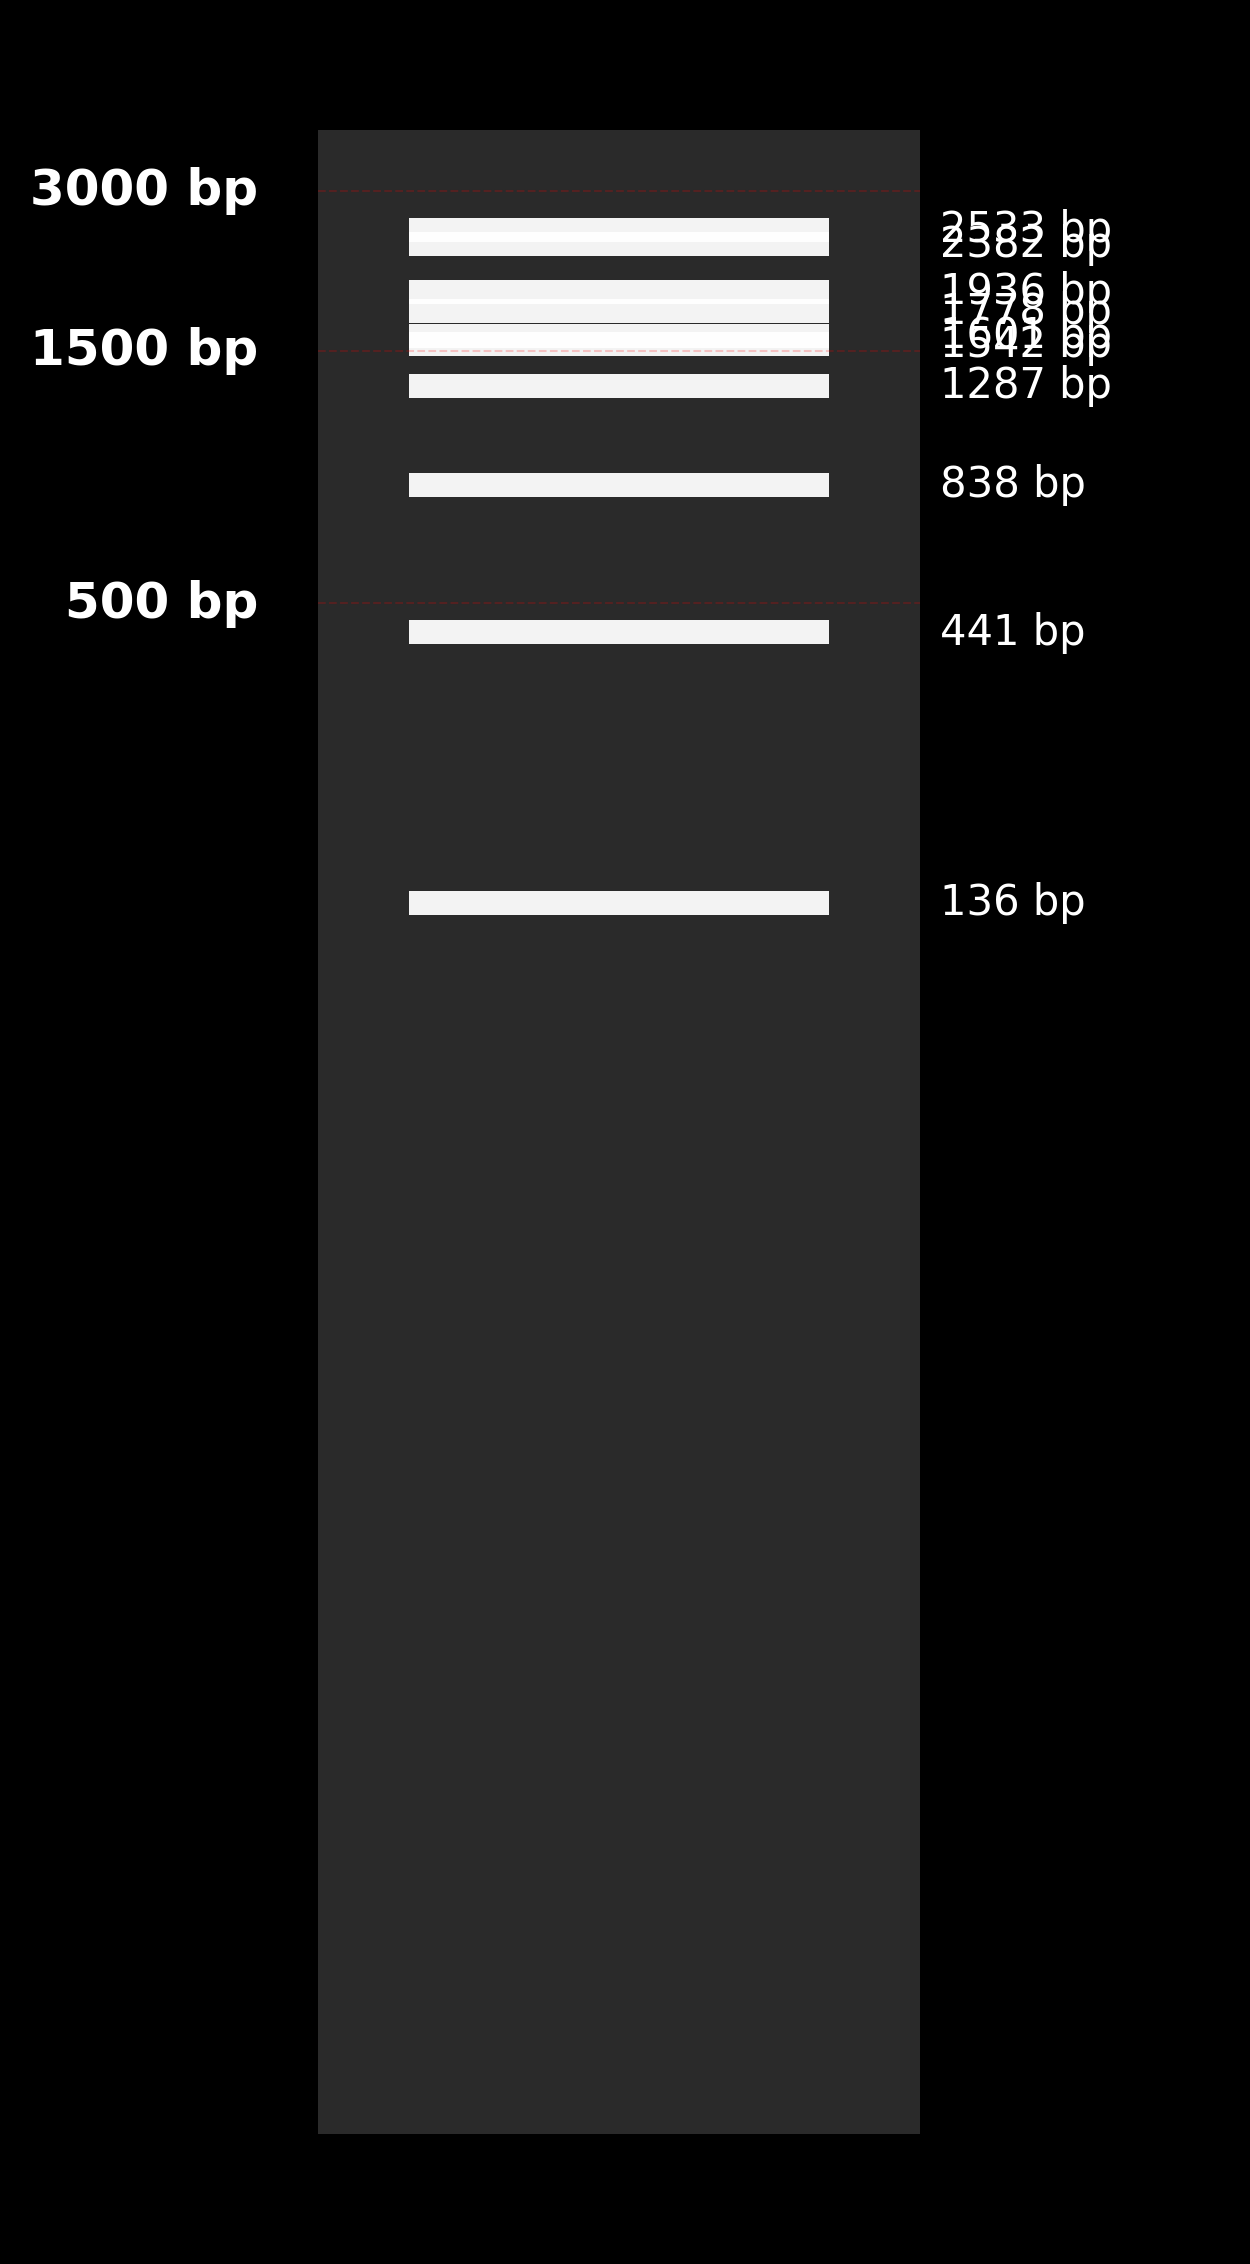

Here is the Python script that generated this plot:
import random
import matplotlib.pyplot as plt
import matplotlib.patches as patches
import numpy as np


def fetch_dna_sequence(min_length=1000, max_length=3000):
    """Generate a simulated DNA sequence within the specified length range"""
    length = random.randint(min_length, max_length)
    sequence = generate_random_sequence(length)
    print(f"Generated sequence of length: {length} bp")

    # Display the DNA sequence
    print("=" * 60)
    print("DNA SEQUENCE")
    print("=" * 60)
    print(sequence)
    print("=" * 60 + "\n")

    return sequence


def generate_random_sequence(length):
    """Generate a random DNA sequence as fallback"""
    bases = ['A', 'T', 'G', 'C']
    return ''.join(random.choice(bases) for _ in range(length))


def generate_fragments(sequence, num_fragments=10, min_size=100, max_size=3000):
    """
    Generate random DNA fragments from the sequence
    """
    fragments = []
    seq_length = len(sequence)

    for i in range(num_fragments):
        # Random fragment size
        fragment_size = random.randint(min_size, min(max_size, seq_length))

        # Random starting position
        start_pos = random.randint(0, seq_length - fragment_size)

        # Extract fragment
        fragment = sequence[start_pos:start_pos + fragment_size]
        fragments.append(fragment)

    return fragments


def calculate_migration_distance(fragment_length, max_length=3000, gel_length=10):
    """
    Calculate migration distance based on fragment length
    Shorter fragments migrate further (inverse relationship)
    """
    # Logarithmic relationship: shorter fragments travel further
    # Normalize to gel length
    migration = gel_length * (1 - np.log(fragment_length) / np.log(max_length))
    return migration


def visualize_gel_electrophoresis(fragments, title="Gel Electrophoresis Simulation"):
    """
    Create a visual representation of gel electrophoresis similar to a real gel photo
    All fragments shown in a single lane
    """
    fig, ax = plt.subplots(figsize=(4, 10), facecolor='black')
    ax.set_facecolor('black')

    # Gel dimensions
    gel_width = 3
    gel_height = 10

    # Draw the gel box (dark gray/black background)
    gel_box = patches.Rectangle((0.5, 0), gel_width, gel_height,
                                linewidth=0,
                                facecolor='#2a2a2a')
    ax.add_patch(gel_box)

    # Calculate max fragment length for scaling
    max_fragment_length = max(len(f) for f in fragments)

    # Add reference markers on the left side
    markers = [3000, 1500, 500]
    for marker_size in markers:
        marker_distance = calculate_migration_distance(marker_size, max_fragment_length, gel_length=gel_height - 1)
        marker_y = gel_height - 0.5 - marker_distance
        ax.text(0.2, marker_y, f'{marker_size} bp',
                ha='right', va='center', fontsize=12,
                fontweight='bold', color='white')
        # Optional: draw reference line
        ax.plot([0.5, 0.5 + gel_width], [marker_y, marker_y],
                'r--', alpha=0.2, linewidth=0.5)

    # Single lane settings
    lane_x_start = 0.5 + gel_width * 0.15
    lane_x_width = gel_width * 0.7

    # Draw DNA bands for each fragment in the SAME lane
    for fragment in fragments:
        frag_length = len(fragment)

        # Calculate migration distance (shorter = further from top)
        migration_distance = calculate_migration_distance(frag_length, max_fragment_length, gel_length=gel_height - 1)

        # Band position (from top of gel)
        band_y = gel_height - 0.5 - migration_distance

        # Draw the DNA band as a horizontal white bar
        band_height = 0.12
        band = patches.Rectangle((lane_x_start, band_y - band_height / 2),
                                 lane_x_width, band_height,
                                 linewidth=0,
                                 facecolor='white',
                                 alpha=0.95)
        ax.add_patch(band)

        # Add label with bp value on the right side of the band
        ax.text(0.5 + gel_width + 0.1, band_y, f'{frag_length} bp',
                ha='left', va='center', fontsize=10,
                color='white', fontweight='normal')

    # Formatting
    ax.set_xlim(0, gel_width + 2)
    ax.set_ylim(-0.5, gel_height + 0.5)
    ax.set_aspect('equal')
    ax.axis('off')

    plt.tight_layout(pad=0.1)
    plt.savefig('gel_electrophoresis.png', dpi=300, bbox_inches='tight', facecolor='black')
    print("\nGel electrophoresis visualization saved as 'gel_electrophoresis.png'")

    return fig


def print_fragment_info(fragments):
    """Print information about the fragments"""
    print("\n" + "=" * 60)
    print("DNA FRAGMENT ANALYSIS")
    print("=" * 60)

    for i, fragment in enumerate(fragments, 1):
        print(f"Fragment {i}: {len(fragment)} bp")

    print("=" * 60)
    sorted_fragments = sorted(enumerate(fragments, 1), key=lambda x: len(x[1]), reverse=True)
    print("\nFragments sorted by size (largest to smallest):")
    for lane, fragment in sorted_fragments:
        print(f"  Fragment {lane}: {len(fragment)} bp")
    print("=" * 60)


def main():
    """Main execution function"""
    print("=" * 60)

    #Fetch or generate DNA sequence
    dna_sequence = fetch_dna_sequence(min_length=1000, max_length=3000)

    #Generate random fragments
    print("Generating 10 random DNA fragments...")
    fragments = generate_fragments(dna_sequence, num_fragments=10,
                                   min_size=100, max_size=3000)

    #Store in array (already done)
    print(f"Generated {len(fragments)} fragments")

    #Print fragment information
    print_fragment_info(fragments)

    #Visualize gel electrophoresis
    visualize_gel_electrophoresis(fragments)



if __name__ == "__main__":
    main()